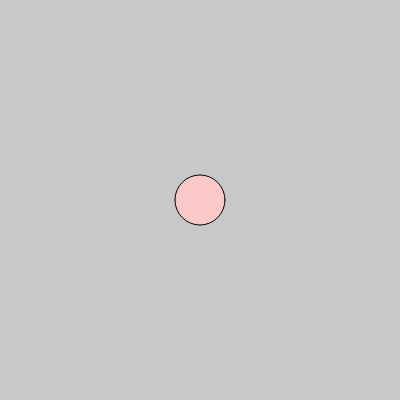
Frame 1 (no input)
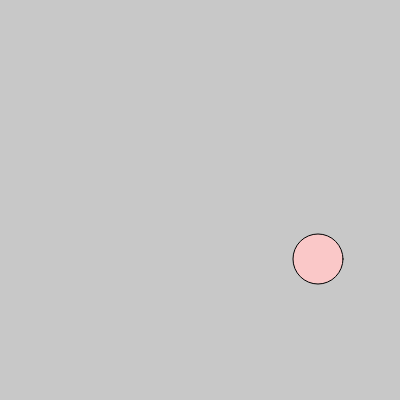
Frame 60 (no input)
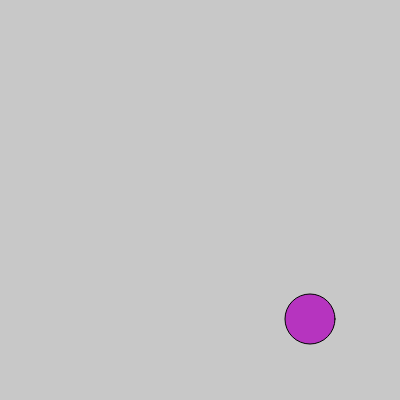
Frame 120 (the mouse pressed at the canvas centre since frame 60)

The p5.js sketch that drew these frames (run headless with seeded random() and noise() and a simulated clock; from frame 60 on, the mouse is pressed at the canvas centre):

// p5.js sketch
// ── sketch.js
var diameter;
var circleY, circleX;
var up;
var right;

function setup() {
  createCanvas(400, 400);
  
  diameter = 50;
  circleY = height/2;
  circleX = width/2;
  up = false;
  right = true;
  
	fill(250, 200, 200);
}

function draw() {
  background(200);
  
  if (circleY + diameter/2 === height) {
		changeColour();
    up = true;
  }
  if (circleY - diameter/2 === 0) {
    changeColour();
    up = false;
  }
  
  if (circleX + diameter/2 + 1 === width) {
    changeColour();
    right = false;
  }
  if (circleX - diameter/2 + 1 === 0) {
    changeColour();
    right = true;
	}
  
  ellipse(circleX, circleY, diameter, diameter);
  
  if (up)
		circleY -= 1;
  else
    circleY += 1;
  
	if (right)
    circleX += 2;
  else
    circleX -=2;
}

function changeColour() {
    fill(floor(random(0, 255)), floor(random(0, 255)), floor(random(0, 255)));
}
